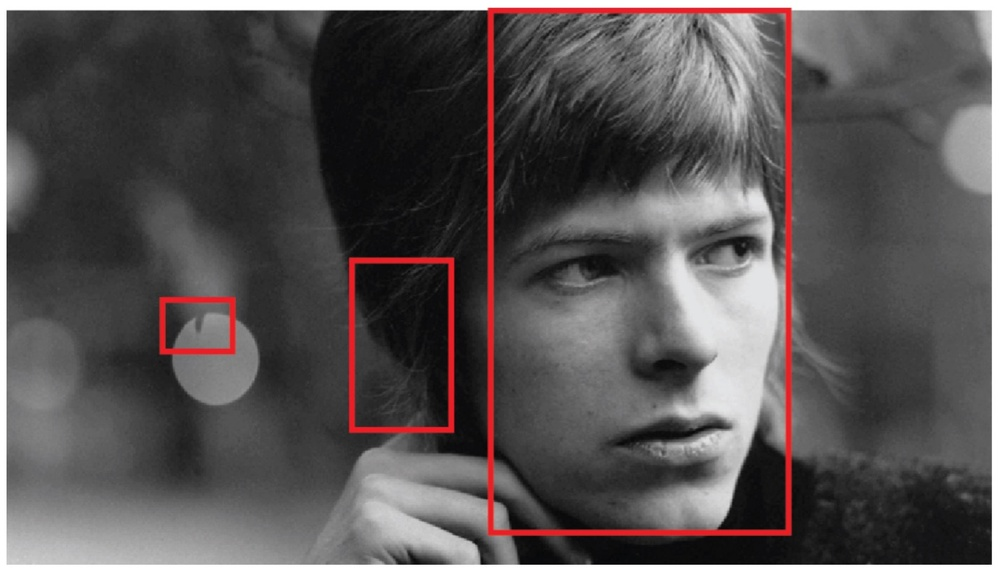
#> input picture assignment/test.jpg, 1000 x 572 px, shrunk from 1382 x 790 before the run
$ python focus.py test.jpg   (Python 2 division)
#> lines starting #> are read from the running program, lines starting #| are printed output that depends on the picture; after the words box and inside, x2 and y2 are one past the last pixel; in counts of white or black regions, pixels touching at a corner belong together
import numpy as np
import scipy as sp
from scipy import signal
import cv2
import matplotlib.pyplot as plt
import argparse
import time

# calculate the average frequency of a block
# higher frequency = sharper
# lower frequency = blurrier
def calcSharpness(I):
    size = I.shape[0] * I.shape[1]
    blur_fft = np.abs(np.fft.fft2(I))
    blur_f = np.abs(blur_fft)
    sharpness = 0;
    for i in range(1, blur_f.shape[0]):
        for j in range(1, blur_f.shape[1]):
            sharpness = sharpness + blur_f[i][j]
    return sharpness/size

# divide image into blocks and find the average sharpness
# return list of tuples blocks (sharpness and position)
def divide_into_blocks(img, block_x, block_y):
    blocks = []

    for i in range(0, img.shape[0]-block_x, block_x):
        for j in range(0, img.shape[1]-block_y,block_y):
            T = np.zeros((block_x,block_y))
            T[:block_x,:block_y] = img[i:i+block_x, j:j+block_y]
            sharpness = calcSharpness(T)
            blocks.append((sharpness, (i, j)))
    return blocks

# Process the image
def process_img(imgfile):
#> called with imgfile = 'test.jpg'
    img = cv2.imread(imgfile, 0)
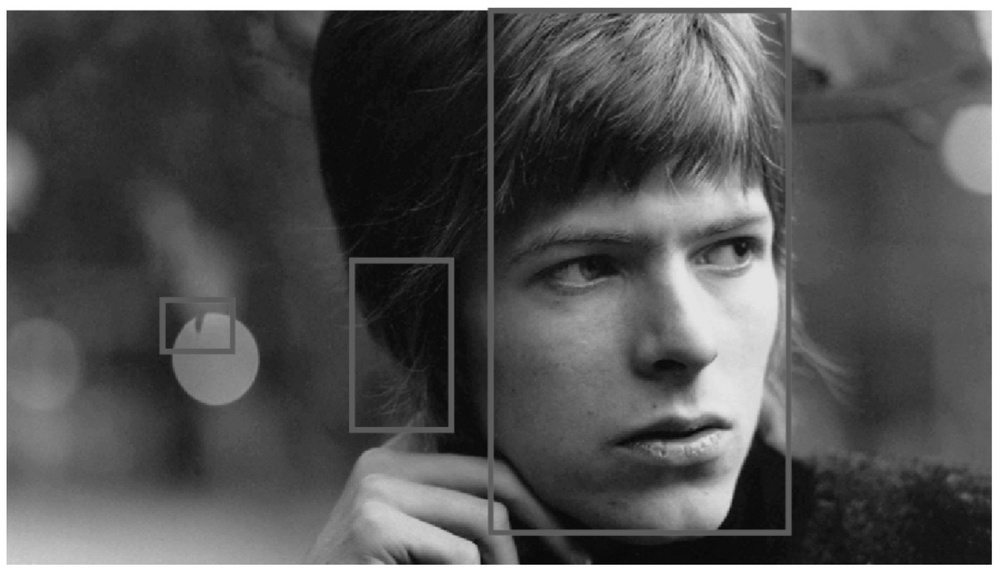
#> img: shape (572, 1000); min 0, max 255, mean 84.4

    # Laplacian (get the blurriness)
    laplacian = np.array([[0,1,0],[1,-4,1],[0,1,0]], dtype = 'float32')
    img = signal.convolve2d(img, laplacian, mode='same')
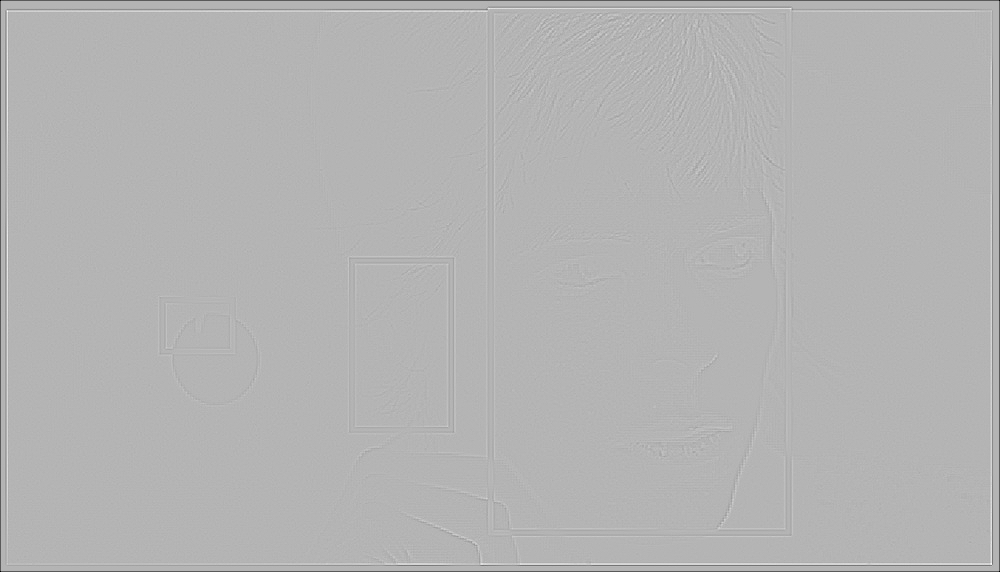
#> img: shape (572, 1000) float32; min -510, max 211, mean -1.4; drawn with min black and max white

    # calculate the size of the block
    block_x = img.shape[0]/10
#> block_x = 57
    block_y = img.shape[1]/10
#> block_y = 100

    # divide image into blocks
    blocks = divide_into_blocks(img, block_x, block_y)
#> after the loop in divide_into_blocks, `for i in range(0, img.shape[0]-block_x, block_x):`:
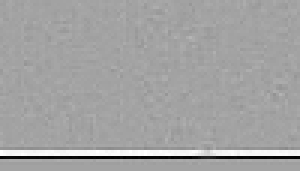
#> T: shape (57, 100) float64 (shown 3 times larger); min -177, max 100, mean 0; drawn with min black and max white
#> after the loop in divide_into_blocks, `for i in range(0, img.shape[0]-block_x, block_x):`: blocks = 90 items
#> blocks = 90 items

    highF = 0
    # find the highest frequency
    for i in range(0, len(blocks)):
        if blocks[i][0] > highF:
            highF = blocks[i][0]
#> this loop made 90 passes
#> highF on passes 1, 5, 6, 7: 470.5, 599.4, 853.2, 962.6
#> after the loop, highF = 962.6

    # calculate the threshold
    threshold = highF * 0.5
#> threshold = 481.3

    # draw the rectangle of blocks have higher than frequency than threshold
    img = cv2.imread(imgfile, 0)
    for i in range(0, len(blocks)):
        if blocks[i][0] > threshold:
            v1 = blocks[i][1]
            v2 = (blocks[i][1][0] + block_x, blocks[i][1][1] + block_y)
            cv2.rectangle(img, v1, v2,(255,0,),2)
#> this loop made 90 passes
#> (v1, v2) on passes 5, 6, 7, 8, 15, 16, 17, 25, 26, 35, 86: ((0, 400), (57, 500)), ((0, 500), (57, 600)), ((0, 600), (57, 700)), ((0, 700), (57, 800)), ((57, 500), (114, 600)), ((57, 600), (114, 700)), ((57, 700), (114, 800)), ((114, 600), (171, 700)), ((114, 700), (171, 800)), ((171, 700), (228, 800)), ((513, 400), (570, 500))
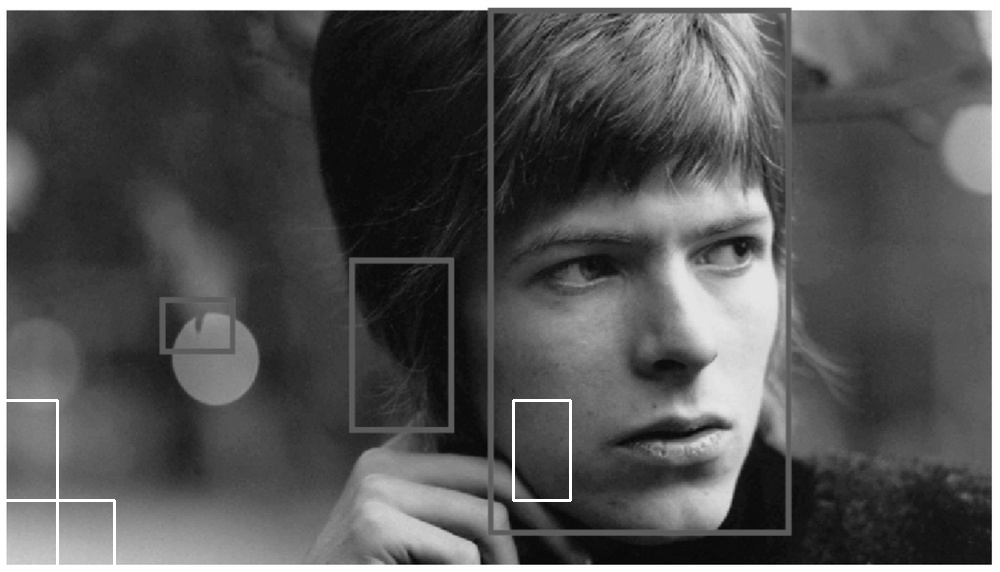
#> img: shape (572, 1000); 0.38% of pixels changed, all inside (x1, y1, x2, y2) = (0, 399, 572, 567)
    return img

parser = argparse.ArgumentParser(description='CSCI 4220U Assignment 1 part 1.')
parser.add_argument('imgfile', help='Image file')
args = parser.parse_args()

start_time = time.time()
img = process_img(args.imgfile)
process_time = (time.time() - start_time) * 1000
print("Focus analysis took %s ms." % process_time)

plt.imshow(img, 'gray')
plt.show()

$ run again, on assignment/bumpy_0.jpg
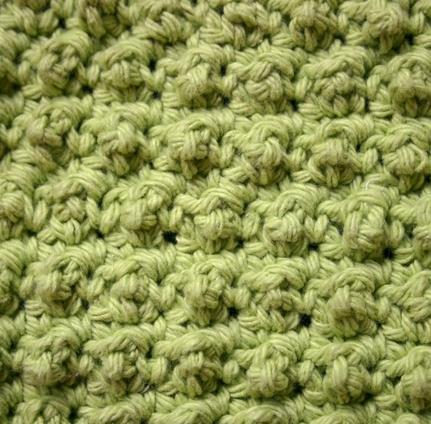
#> input picture assignment/bumpy_0.jpg, 431 x 424 px
#> after the loop in divide_into_blocks, `for i in range(0, img.shape[0]-block_x, block_x):`:
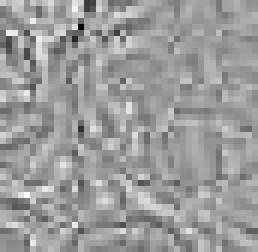
#> T: shape (42, 43) float64 (shown 6 times larger); min -132, max 84, mean 0.1; drawn with min black and max white
#> after the loop in divide_into_blocks, `for i in range(0, img.shape[0]-block_x, block_x):`: blocks = 100 items
#> the loop in process_img, `for i in range(0, len(blocks)):` made 100 passes
#> highF on passes 1, 3, 4, 5, 6, 7, 17, 36: 601.6, 633.6, 707.5, 748.9, 890.5, 925.8, 974.9, 1035.7
#> after the loop in process_img, `for i in range(0, len(blocks)):`: highF = 1083
#> threshold = 541.5
#> the loop in process_img, `for i in range(0, len(blocks)):` made 100 passes
#> (v1, v2) on passes 1 to 8: ((0, 0), (42, 43)), ((0, 43), (42, 86)), ((0, 86), (42, 129)), ((0, 129), (42, 172)), ((0, 172), (42, 215)), ((0, 215), (42, 258)), ((0, 258), (42, 301)), ((0, 301), (42, 344))
#> after the loop in process_img, `for i in range(0, len(blocks)):`:
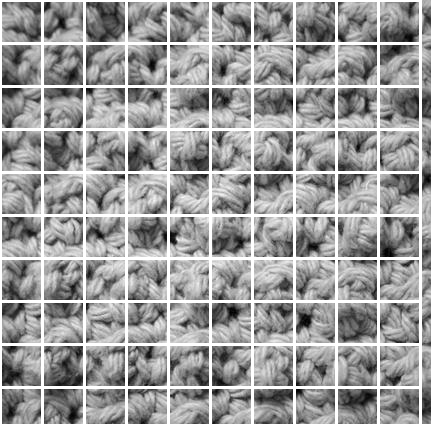
#> img: shape (424, 431); min 0, max 255, mean 155.4
